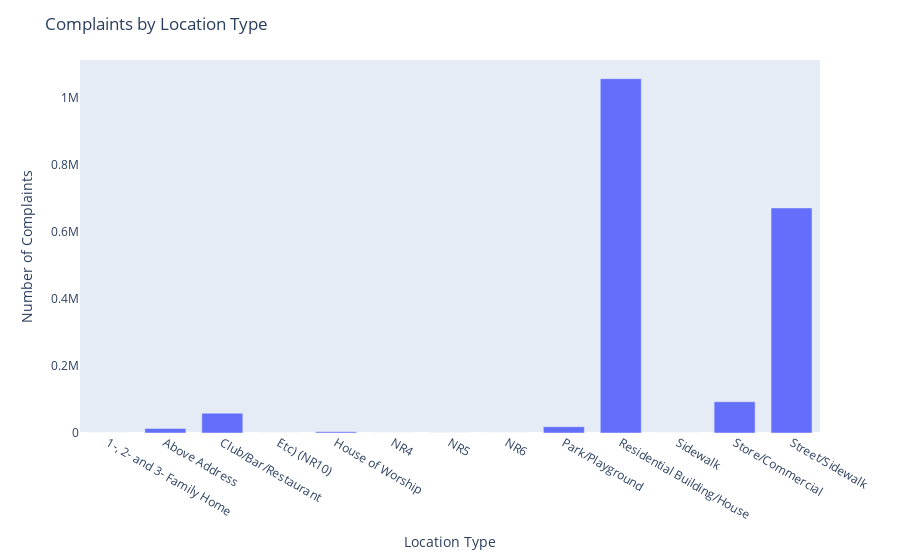

Notebook code for this chart:
### Code cell
import plotly.express as px
fig = px.bar(data_grp_type_keycount, x='location_type', y='unique_key_size')
fig.update_layout(
    title_text="Complaints by Location Type",
    xaxis_title_text="Location Type",
    yaxis_title_text="Number of Complaints",
    bargap=0.2,
    bargroupgap=0.1,
    showlegend=False
)
fig.update_xaxes(showgrid=False)
fig.update_yaxes(showgrid=False)
fig

### Figure 1 — Plotly figure (JSON) as saved in the notebook; plotly's stock layout.template omitted (floating-point values rounded to 4 significant figures)
{"data": [{"alignmentgroup": "True", "hovertemplate": "location_type=%{x}<br>unique_key_size=%{y}<extra></extra>", "legendgroup": "", "marker": {"color": "#636efa"}, "name": "", "offsetgroup": "", "orientation": "v", "showlegend": false, "textposition": "auto", "type": "bar", "x": ["1-, 2- and 3- Family Home", "Above Address", "Club/Bar/Restaurant", "Etc) (NR10)", "House of Worship", "NR4", "NR5", "NR6", "Park/Playground", "Residential Building/House", "Sidewalk", "Store/Commercial", "Street/Sidewalk"], "xaxis": "x", "y": [1, 13508, 59204, 6, 3872, 86, 227, 22, 18806, 1057090, 82, 93254, 671457], "yaxis": "y"}], "layout": {"bargap": 0.2, "bargroupgap": 0.1, "barmode": "relative", "legend": {"tracegroupgap": 0}, "margin": {"t": 60}, "showlegend": false, "title": {"text": "Complaints by Location Type"}, "xaxis": {"anchor": "y", "domain": [0, 1], "showgrid": false, "title": {"text": "Location Type"}}, "yaxis": {"anchor": "x", "domain": [0, 1], "showgrid": false, "title": {"text": "Number of Complaints"}}}}
